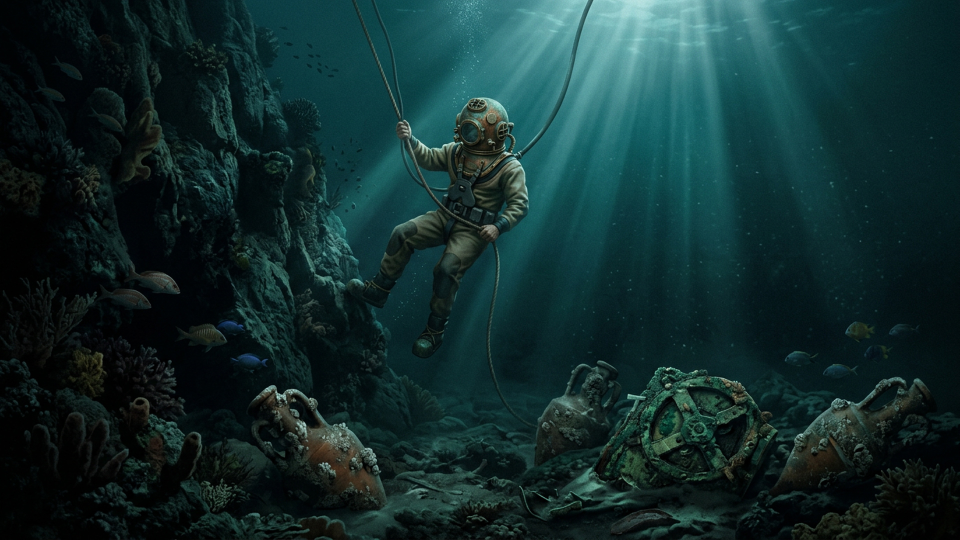
#> input picture chronoscope/assets/plates/plate_01_shipwreck.jpg, 1920 x 1080 px, found by its file name (shown at 1/2 size); its folder holds only this picture in this run
$ python -i render_kit.py   (imports and definitions only)
#> lines starting #> are read from the running program, lines starting #| are printed output that depends on the picture
#!/usr/bin/env python3
"""
render_kit.py — shared visual primitives for THIRTY BRONZE WHEELS.
Palette, typography, plate camera, gear sprites, panels, captions, HUD.
"""
import math
import os
from functools import lru_cache
from pathlib import Path

import numpy as np
from PIL import Image, ImageDraw, ImageFilter, ImageFont

BASE = Path(__file__).resolve().parent.parent
ASSETS = BASE / "assets"
FONTS = ASSETS / "fonts"
PLATES = ASSETS / "plates"

W, H = 1920, 1080
FPS = 30

# ----------------------------------------------------------------- palette
INK = (8, 11, 16)
INK_SOFT = (14, 20, 29)
BRONZE = (200, 138, 62)
BRONZE_LIGHT = (242, 196, 126)
BRONZE_DARK = (110, 70, 24)
PATINA = (43, 138, 120)
PATINA_LIGHT = (92, 224, 198)
CYAN = (108, 229, 255)
CYAN_DEEP = (24, 62, 88)
CRIMSON = (226, 85, 73)
GOLD = (248, 206, 108)
PARCHMENT = (243, 239, 230)
MUTED = (150, 168, 186)
MUTED_DIM = (96, 112, 128)

FONT_FILES = {
    "display": "Fraunces.ttf",
    "sans": "Inter-Regular.ttf",
    "sans_md": "Inter-Medium.ttf",
    "sans_sb": "Inter-SemiBold.ttf",
    "sans_bd": "Inter-Bold.ttf",
    "mono": "IBMPlexMono-Regular.ttf",
    "mono_md": "IBMPlexMono-Medium.ttf",
    "mono_sb": "IBMPlexMono-SemiBold.ttf",
    "dejavu": "/usr/share/fonts/truetype/dejavu/DejaVuSans.ttf",
    "greek": "/usr/share/fonts/truetype/dejavu/DejaVuSans.ttf",
    "greek_bd": "/usr/share/fonts/truetype/dejavu/DejaVuSans-Bold.ttf",
    "dejavu_bd": "/usr/share/fonts/truetype/dejavu/DejaVuSans-Bold.ttf",
}


# [6 lines left out: function font, not called in this run]


# ----------------------------------------------------------------- easing
def clamp(x, a=0.0, b=1.0):
    return a if x < a else (b if x > b else x)


def smooth(x):
    x = clamp(x)
    return x * x * (3 - 2 * x)


def ease_out(x):
    x = clamp(x)
    return 1 - (1 - x) ** 3


def ease_in_out(x):
    x = clamp(x)
    return 4 * x ** 3 if x < 0.5 else 1 - ((-2 * x + 2) ** 3) / 2


# [11 lines left out: functions between, alpha_for, not called in this run]


def lerp(a, b, x):
    return a + (b - a) * x


def mix(c1, c2, x):
    x = clamp(x)
    return tuple(int(round(c1[i] + (c2[i] - c1[i]) * x)) for i in range(3))


def with_alpha(c, a):
    return (c[0], c[1], c[2], int(round(255 * clamp(a))))


# ----------------------------------------------------------------- cached layers
# [41 lines left out: functions _vignette, _grid, _grain, not called in this run]


@lru_cache(maxsize=32)
def plate(name: str):
#> called with name = '../assets/plates/plate_01_shipwreck.jpg'
    p = PLATES / name
    im = Image.open(p).convert("RGB")
#> im is the input picture: PIL image 1920x1080 RGB; mean R, G, B 17.6, 44.3, 44.7
    if im.size != (W, H):
        im = im.resize((W, H), Image.LANCZOS)
    return im


def plate_frame(name, zoom=1.0, pan=(0.0, 0.0), dim=0.42, tint=(6, 9, 14), blur=0.0):
    """Camera move over a plate: zoom>1 crops in; pan in fraction of the crop window."""
    im = plate(name)
    cw, ch = W / max(zoom, 1.0), H / max(zoom, 1.0)
    cx = (W - cw) / 2 + pan[0] * (W - cw) / 2
    cy = (H - ch) / 2 + pan[1] * (H - ch) / 2
    crop = im.crop((int(cx), int(cy), int(cx + cw), int(cy + ch))).resize((W, H), Image.LANCZOS)
    if blur > 0:
        crop = crop.filter(ImageFilter.GaussianBlur(blur))
    if dim > 0:
        ov = Image.new("RGB", (W, H), tint)
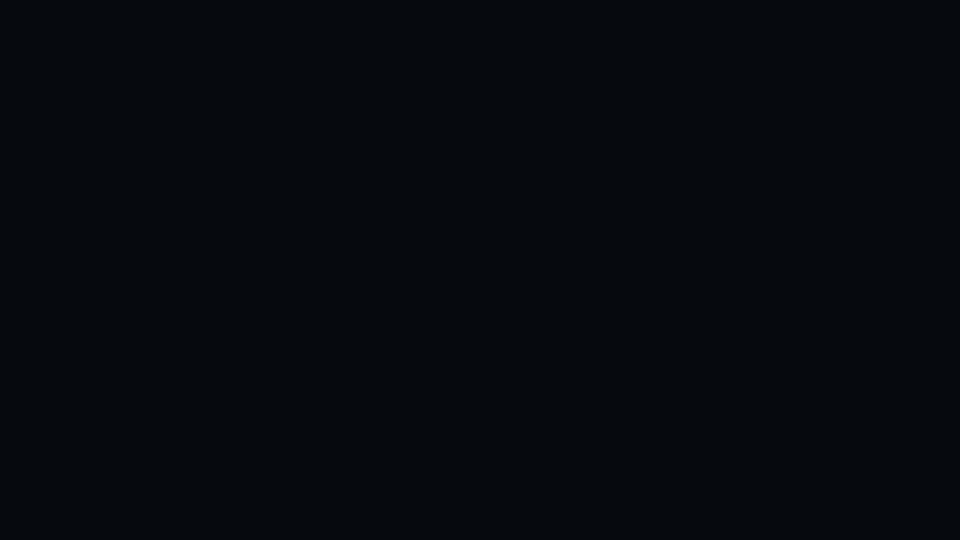
#> ov: PIL image 1920x1080 RGB (shown at 1/2 size); mean R, G, B 6, 9, 14
        crop = Image.blend(crop, ov, dim)
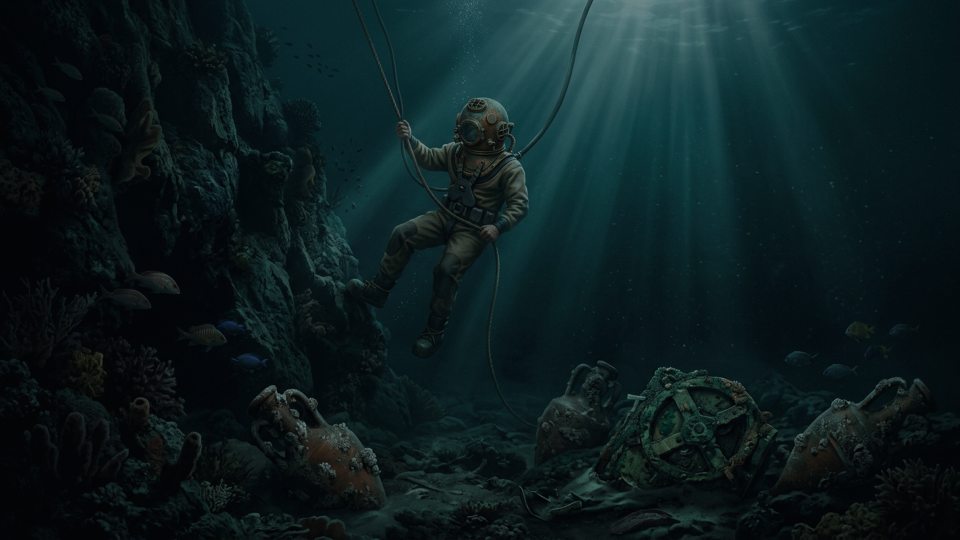
#> crop: PIL image 1920x1080 RGB (shown at 1/2 size); mean R, G, B 12.3, 29, 31.3
    return crop.convert("RGB")


# [89 lines left out: functions composite, base_canvas, text, tracked_text, wrap, _c, not called in this run]


def panel(d, box, radius=14, fill=(10, 15, 22, 210), outline=(120, 150, 175, 70), width=1):
    d.rounded_rectangle(tuple(int(round(v)) for v in box), radius=radius, fill=_c(fill), outline=_c(outline), width=width)


def hairline(d, x0, y0, x1, y1, c=BRONZE, alpha=0.5, width=1):
    d.line([(x0, y0), (x1, y1)], fill=with_alpha(c, alpha), width=width)


# [204 lines left out: functions corner_ticks, arrow, glow_ellipse, gear_sprite, paste_gear, mesh_angle and 3 more, not called in this run]


# ----------------------------------------------------------------- small utilities
def fmt_num(n, dec=0):
    return f"{n:,.{dec}f}"


# [20 lines left out: functions draw_scale_bar, star_field, not called in this run]

>>> result = plate_frame('../assets/plates/plate_01_shipwreck.jpg')

$ run again, on chronoscope/assets/plates/plate_02_fragment_a.jpg
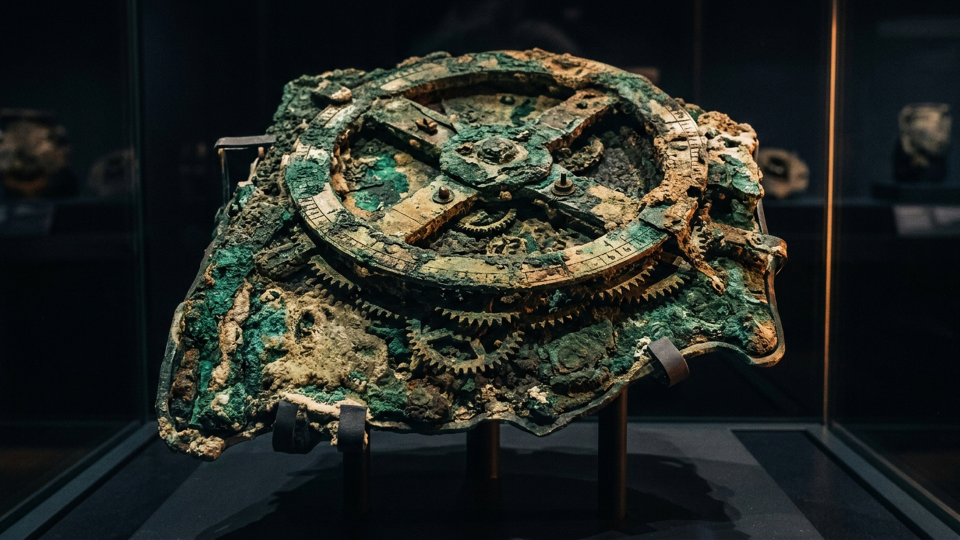
#> input picture chronoscope/assets/plates/plate_02_fragment_a.jpg, 1920 x 1080 px, found by its file name (shown at 1/2 size)
#> in plate, im is the input picture: PIL image 1920x1080 RGB; mean R, G, B 37.3, 41, 35.9
#> in plate_frame, `crop = Image.blend(crop, ov, dim)`:
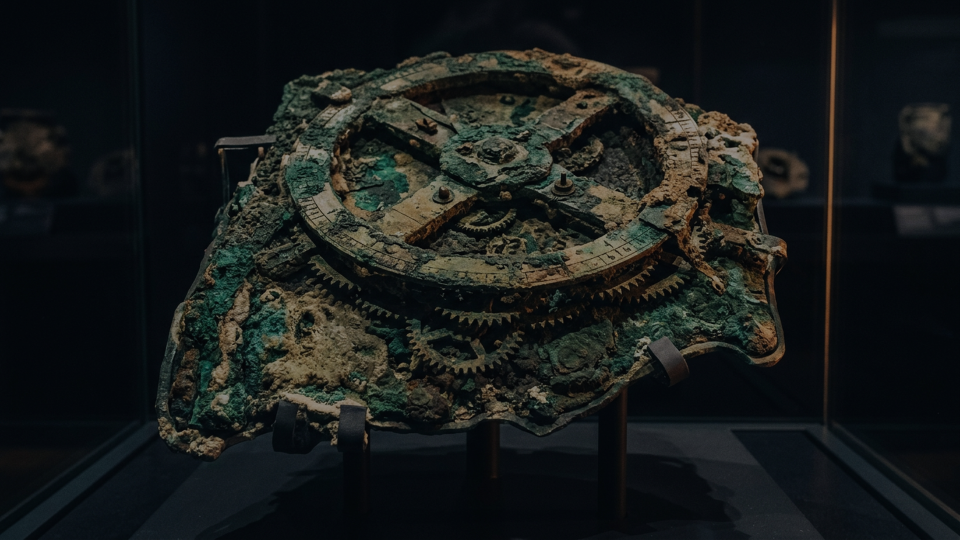
#> crop: PIL image 1920x1080 RGB (shown at 1/2 size); mean R, G, B 23.7, 27.1, 26.3

$ run again, on chronoscope/assets/plates/plate_03_hellenistic_workshop.jpg
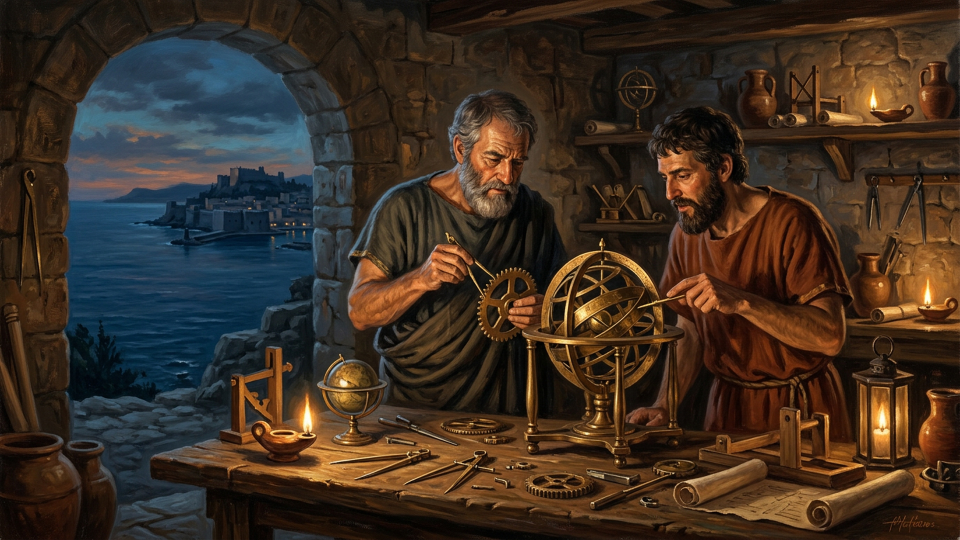
#> input picture chronoscope/assets/plates/plate_03_hellenistic_workshop.jpg, 1920 x 1080 px, found by its file name (shown at 1/2 size)
#> in plate, im is the input picture: PIL image 1920x1080 RGB; mean R, G, B 61, 46.7, 35
#> in plate_frame, `crop = Image.blend(crop, ov, dim)`:
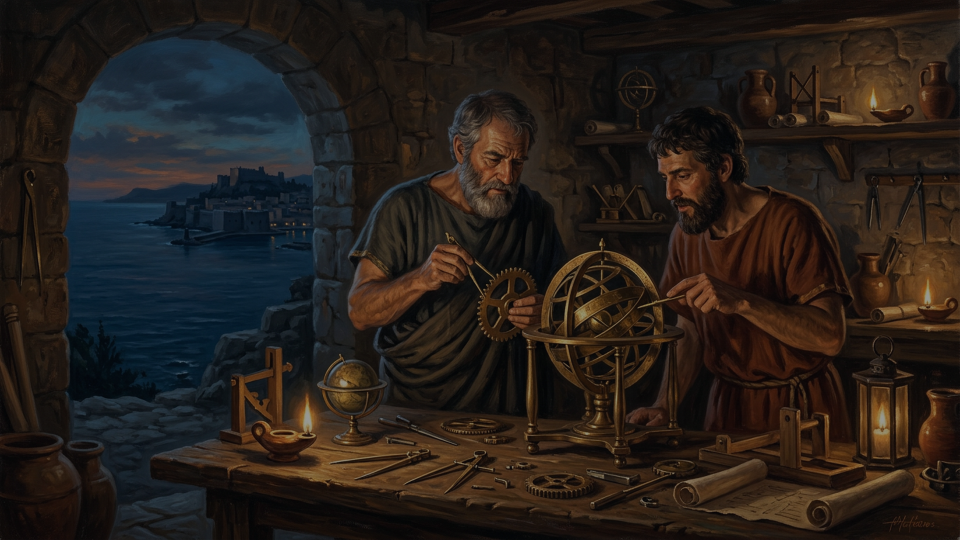
#> crop: PIL image 1920x1080 RGB (shown at 1/2 size); mean R, G, B 37.4, 30.4, 25.7

$ run again, on chronoscope/assets/plates/plate_05_saros_eclipse.jpg
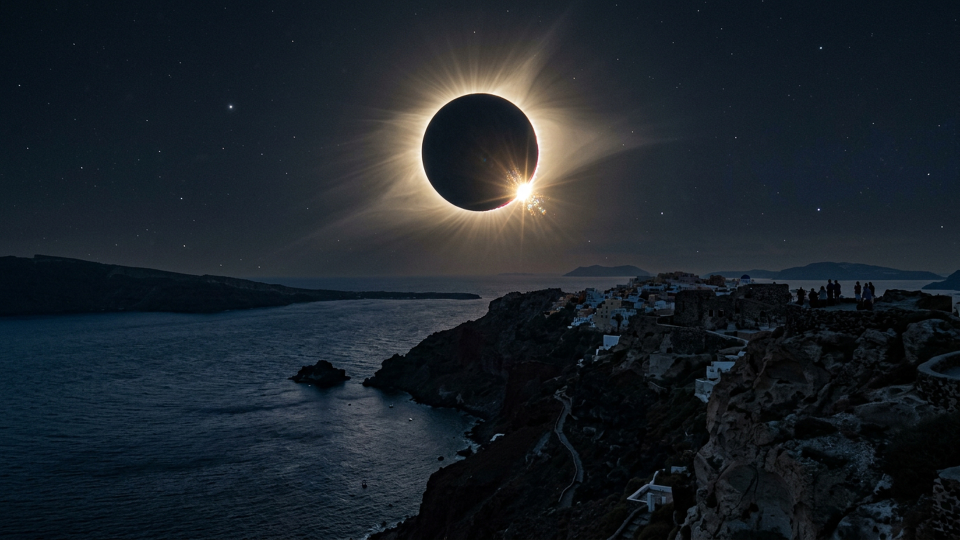
#> input picture chronoscope/assets/plates/plate_05_saros_eclipse.jpg, 1920 x 1080 px, found by its file name (shown at 1/2 size)
#> in plate, im is the input picture: PIL image 1920x1080 RGB; mean R, G, B 27.5, 34.7, 41.4
#> in plate_frame, `crop = Image.blend(crop, ov, dim)`:
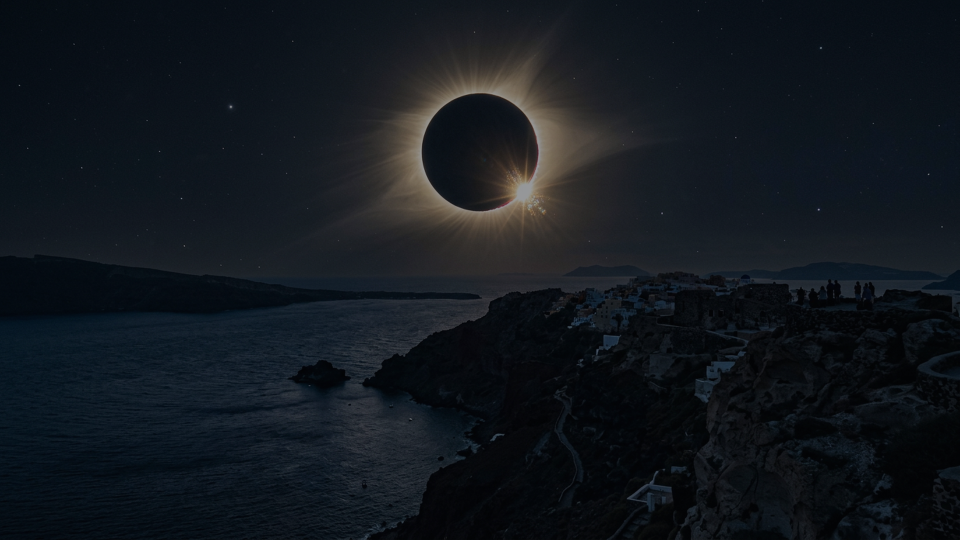
#> crop: PIL image 1920x1080 RGB (shown at 1/2 size); mean R, G, B 18, 23.4, 29.4
